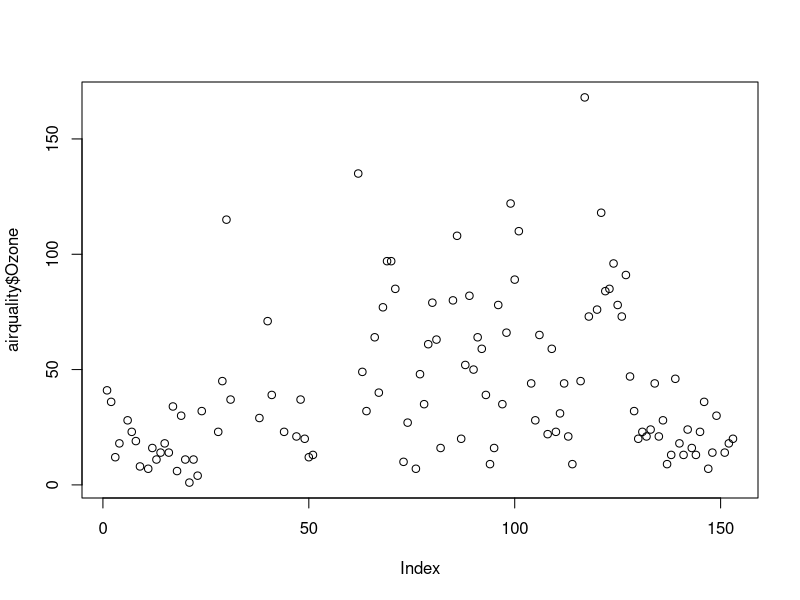
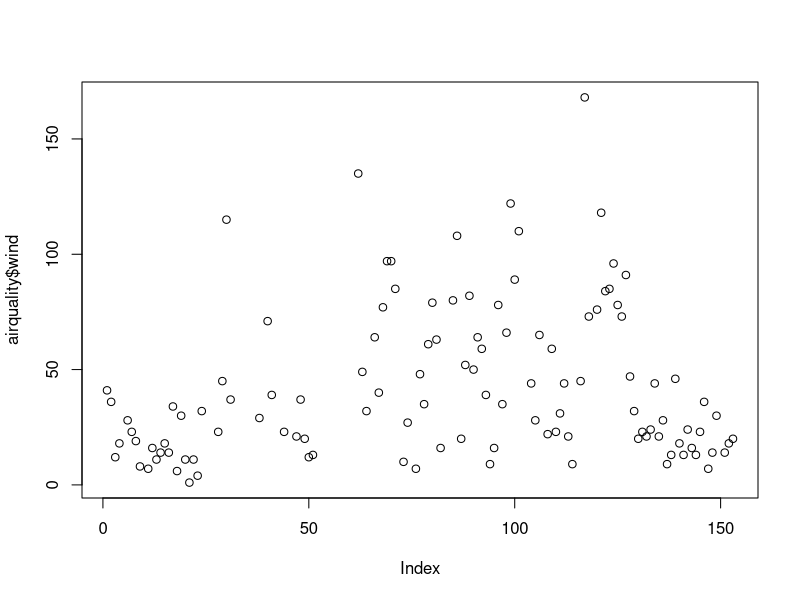
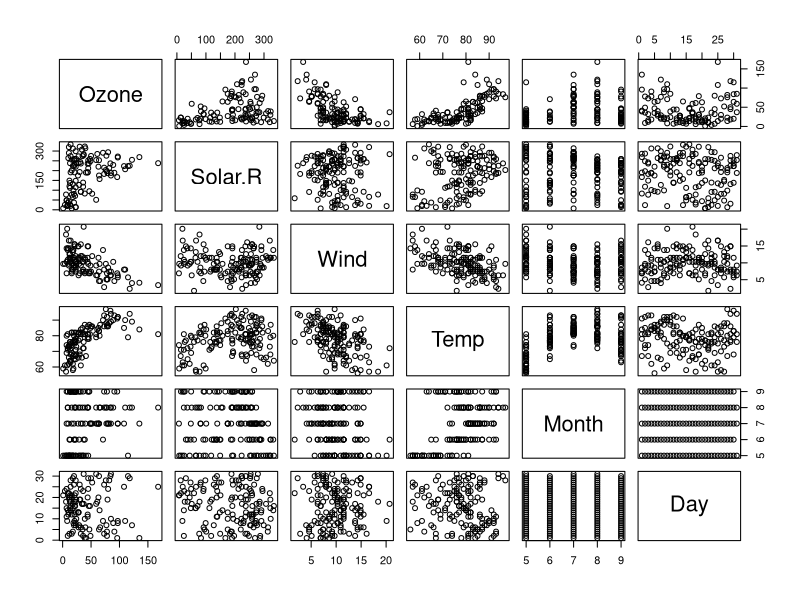
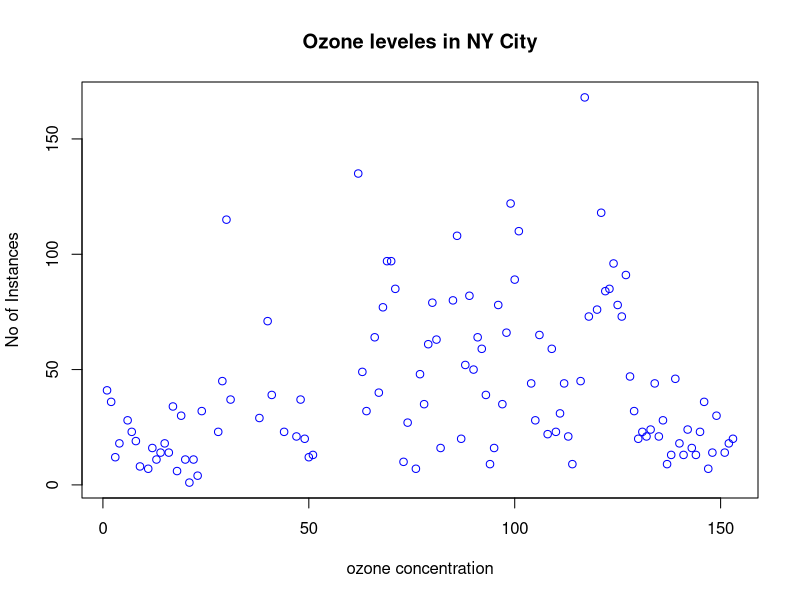
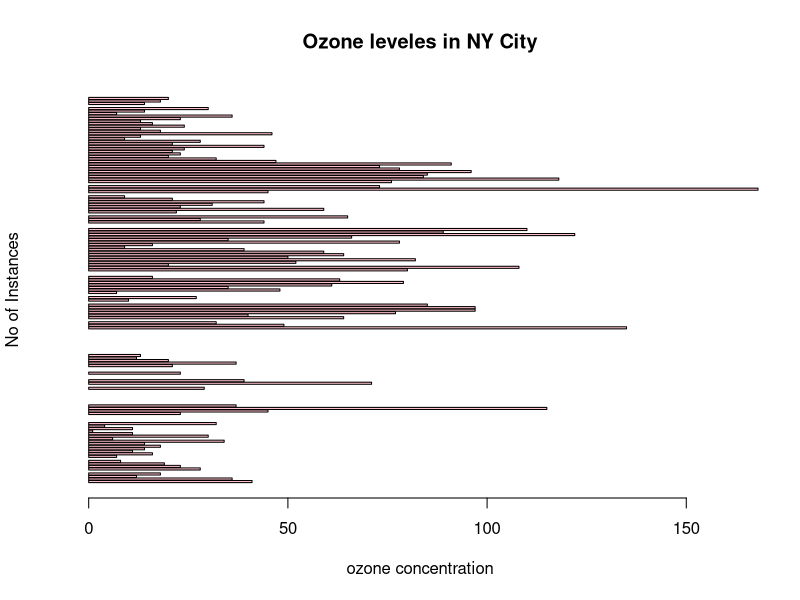
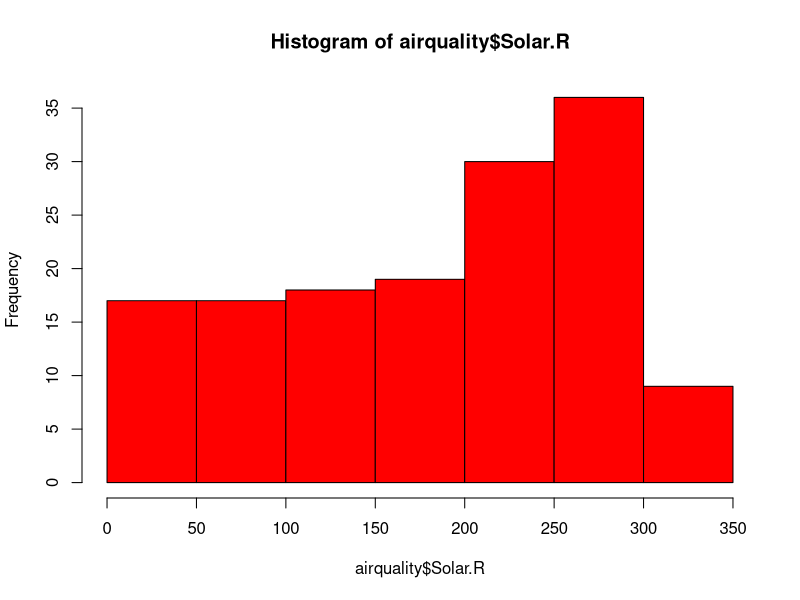
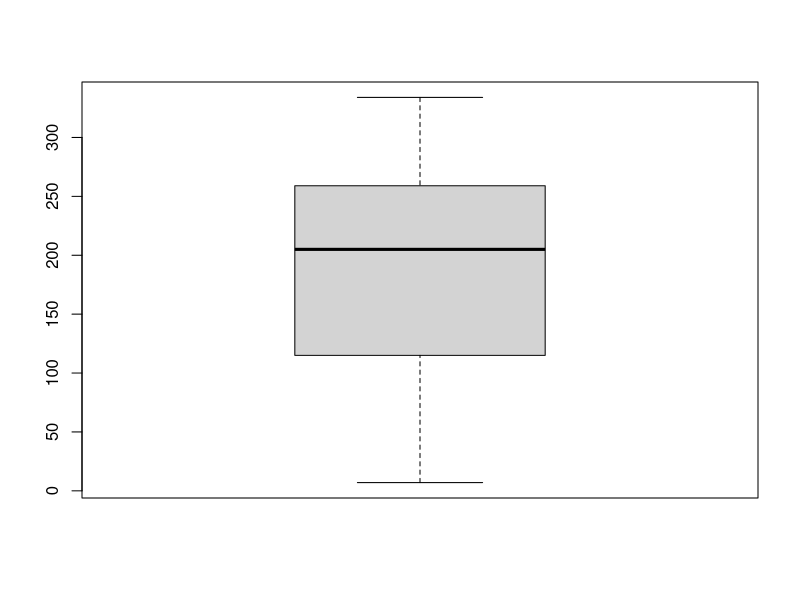
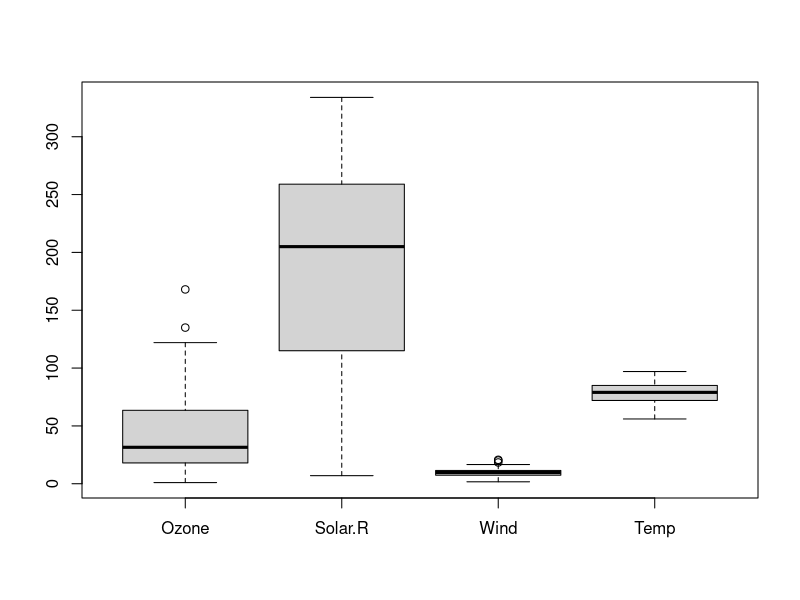

Reproduce these figures in R, in order. (Note: this script raises an error after producing the figures.)
airquality <-datasets::airquality
head(airquality,5)
tail(airquality)
summary(airquality)
summary(airquality[,3])
summary(airquality$Ozone)
plot(airquality$Ozone)
plot(airquality$Ozone,airquality$wind)
plot(airquality) 
plot(airquality$Ozone, xlab = "ozone concentration", ylab = "No of Instances" , main = "Ozone leveles in NY City", col = "blue")
     
barplot(airquality$Ozone, xlab = "ozone concentration", ylab = "No of Instances" , main = "Ozone leveles in NY City", col = "pink", horiz= "TRUE")


hist(airquality$Solar.R, col = "red")



boxplot(airquality$Solar.R)
boxplot(airquality[,0:4])

pnorm(70,60,10)
1-pnorm(50,60,10)
pnorm(680,711,29)
pnorm(740,711,29)-pnorm(697,711,29)
1-pt(2.23,79)
1-pt(.47,49)
pt(-0.7,49)
pt(0,49)
1-pt(.47,49)
1-pt(7.54,49)
pt(7.54,49)
WC_AT
attach(WC_AT)
dotplot(AT,main="Dotplot of WC_AT ")
library("lattice")
attach(WC_AT)
dotplot(AT)
dotplot(Waist,col="red")
boxplot(AT,col="purple")
boxplot(Waist,col = "skyblue")
reg.model<-lm(AT~Waist)
summary(reg.model)
pred<-predict(reg.model,newdata = data.frame(Waist=c(76.85,82)))
pred
pred<-predict(reg.model)
Error<-data.frame(WC_AT,"Pred"= pred,"Error"=WC_AT)
pairs(Cars)                
cor(Cars)
model.car<-lm(MPG~.,data = Cars)
summary(model.car)
reg_vol<-lm(MPG~VOL,data = Cars)
summary(reg_vol)
reg_wt<-lm(MPG~WT,data = Cars)
summary(reg_wt)
reg_vol_wt<-lm(MPG~VOL+WT,data = Cars)
summary(reg_vol_wt)
